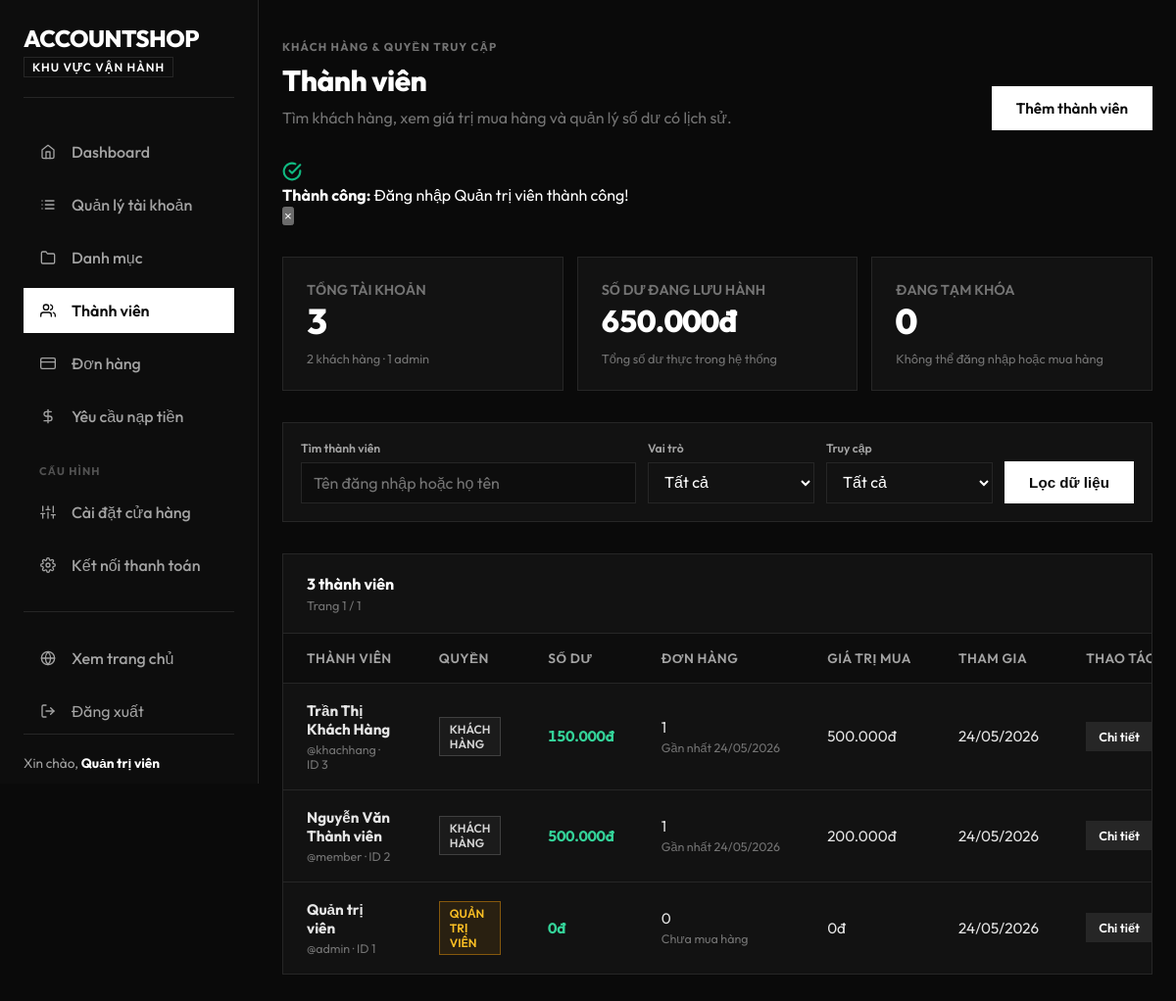
Page /admin/crud/users/list.php (signed in) on the committed database.
### tables this page shows
CREATE TABLE users (
  id INT AUTO_INCREMENT PRIMARY KEY,
  username VARCHAR(50) NOT NULL UNIQUE,
  password VARCHAR(255) NOT NULL,
  fullname VARCHAR(100) NOT NULL,
  role ENUM('admin', 'user') DEFAULT 'user',
  is_active TINYINT(1) NOT NULL DEFAULT 1,
  balance DECIMAL(15,0) NOT NULL DEFAULT 0,
  created_at DATETIME DEFAULT CURRENT_TIMESTAMP
);

### admin/crud/users/users.php (called while the page is built, shortened)
<?php
require_once __DIR__ . '/../../config/db.php';
function getUserStats(PDO $pdo): array
{
    return $pdo->query(
        "SELECT COUNT(*) AS total,
                SUM(role = 'user') AS customers,
                SUM(role = 'admin') AS admins,
                SUM(is_active = 0) AS suspended,
                COALESCE(SUM(balance), 0) AS total_balance
         FROM users"
    )->fetch();
}
function getFilteredUsers(PDO $pdo, string $search, string $role, string $state, int $limit, int $offset): array
{
    $where = [];
    $params = [];
    $whereSql = $where ? ' WHERE ' . implode(' AND ', $where) : '';
    $countStmt = $pdo->prepare('SELECT COUNT(*) FROM users u' . $whereSql);
    $countStmt->execute($params);
    $total = (int) $countStmt->fetchColumn();
    $stmt = $pdo->prepare(
        'SELECT u.*,
                COUNT(DISTINCT o.id) AS order_count,
                COALESCE(SUM(o.price), 0) AS total_spent,
                MAX(o.created_at) AS last_order_at
         FROM users u
         LEFT JOIN orders o ON o.user_id = u.id' .
        $whereSql .
        ' GROUP BY u.id ORDER BY u.id DESC LIMIT ' . $limit . ' OFFSET ' . $offset
    );
    $stmt->execute($params);
    return ['rows' => $stmt->fetchAll(), 'total' => $total];
}

### includes/settings.php (called while the page is built, shortened)
<?php
function load_app_settings(PDO $pdo): array
{
    $rows = $pdo->query('SELECT setting_key, setting_value FROM settings')->fetchAll();
    $settings = [];
    foreach ($rows as $row) {
        $settings[$row['setting_key']] = $row['setting_value'];
    }
    return $settings;
}
function app_setting(string $key, $default = null)
{
    global $settingsMap;
    return array_key_exists($key, $settingsMap ?? []) ? $settingsMap[$key] : $default;
}
function app_setting_int(string $key, int $default, int $minimum = 0, ?int $maximum = null): int
{
    $value = filter_var(app_setting($key, $default), FILTER_VALIDATE_INT);
    $value = $value === false ? $default : $value;
    $value = max($minimum, $value);
    return $maximum === null ? $value : min($maximum, $value);
}

### config/db.php (called while the page is built, shortened)
<?php
require_once __DIR__ . '/../includes/settings.php';
$host = getenv('DB_HOST') ?: 'localhost';
$port = getenv('DB_PORT') ?: '3306';
$dbname = getenv('DB_NAME') ?: 'account_shop';
$username = getenv('DB_USER') ?: 'root';
$password = getenv('DB_PASS') !== false ? getenv('DB_PASS') : '';
try {
    $pdo = new PDO("mysql:host=$host;port=$port;dbname=$dbname;charset=utf8mb4", $username, $password);
    $pdo->setAttribute(PDO::ATTR_ERRMODE, PDO::ERRMODE_EXCEPTION);
    $pdo->setAttribute(PDO::ATTR_DEFAULT_FETCH_MODE, PDO::FETCH_ASSOC);
    try {
        $settingsMap = load_app_settings($pdo);
    } catch (Exception $e) {
        $settingsMap = [];
    }
} catch (PDOException $e) {
    error_log('Database connection failed: ' . $e->getMessage());
    http_response_code(503);
    die('Hệ thống đang bảo trì kết nối dữ liệu. Vui lòng thử lại sau.');
}
?>

### admin/config/db.php (called while the page is built)
<?php
require_once __DIR__ . '/../../config/db.php';
?>

### admin/crud/users/list.php (the view, shortened to what this page needs)
<?php
require_once __DIR__ . '/users.php';
require_once __DIR__ . '/../../../includes/flash.php';
$search = trim($_GET['search'] ?? '');
$requestedRole = $_GET['role'] ?? 'all';
$requestedState = $_GET['state'] ?? 'all';
$role = in_array($requestedRole, ['all', 'admin', 'user'], true) ? $requestedRole : 'all';
$state = in_array($requestedState, ['all', 'active', 'suspended'], true) ? $requestedState : 'all';
$page = max(1, (int) ($_GET['page'] ?? 1));
$pageSize = app_setting_int('admin_page_size', 20, 10, 100);
$offset = ($page - 1) * $pageSize;
$result = getFilteredUsers($pdo, $search, $role, $state, $pageSize, $offset);
$totalRows = $result['total'];
$totalPages = max(1, (int) ceil($totalRows / $pageSize));
$users = $result['rows'];
$stats = getUserStats($pdo);
?>
<!DOCTYPE html>
<html lang="vi">
<head>
    <link rel="stylesheet" href="../../../assets/admin/css/admin.css">
</head>
<body>
<div class="admin-layout">
    <?php include __DIR__ . '/../../sidebar.php'; ?>
    <main class="main-content">
        <header class="topbar admin-page-heading">
            <div>
                <span class="eyebrow">Khách hàng & quyền truy cập</span>
                <h1>Thành viên</h1>
                <p>Tìm khách hàng, xem giá trị mua hàng và quản lý số dư có lịch sử.</p>
            </div>
            <a href="add.php" class="btn btn-primary">Thêm thành viên</a>
        </header>
        <div class="content-body">
            <?= render_flash() ?>
            <section class="stats-grid stats-grid-compact">
                <article class="stat-card"><span class="stat-label">Tổng tài khoản</span><strong class="stat-number"><?= number_format($stats['total']) ?></strong><span class="stat-meta"><?= number_format($stats['customers']) ?> khách hàng · <?= number_format($stats['admins']) ?> admin</span></article>
                <article class="stat-card"><span class="stat-label">Số dư đang lưu hành</span><strong class="stat-number stat-number-money"><?= number_format($stats['total_balance'], 0, ',', '.') ?>đ</strong><span class="stat-meta">Tổng số dư thực trong hệ thống</span></article>
                <article class="stat-card"><span class="stat-label">Đang tạm khóa</span><strong class="stat-number"><?= number_format($stats['suspended']) ?></strong><span class="stat-meta">Không thể đăng nhập hoặc mua hàng</span></article>
            </section>
            <form method="GET" class="toolbar-card">
                <div class="toolbar-search">
                    <label for="search">Tìm thành viên</label>
                    <input type="search" id="search" name="search" value="<?= htmlspecialchars($search) ?>" placeholder="Tên đăng nhập hoặc họ tên">
                </div>
                <div class="toolbar-field">
                    <label for="role">Vai trò</label>
                    <select id="role" name="role">
                        <option value="all">Tất cả</option>
                    </select>
                </div>
                <div class="toolbar-field">
                    <label for="state">Truy cập</label>
                    <select id="state" name="state">
                        <option value="all">Tất cả</option>
                    </select>
                </div>
                <button class="btn btn-primary" type="submit">Lọc dữ liệu</button>
            </form>
            <section class="table-card">
                <div class="table-card-header">
                    <div><h2><?= number_format($totalRows) ?> thành viên</h2><p>Trang <?= $page ?> / <?= $totalPages ?></p></div>
                </div>
                <div class="table-scroll">
                    <table class="data-table">
                        <thead><tr><th>Thành viên</th><th>Quyền</th><th>Số dư</th><th>Đơn hàng</th><th>Giá trị mua</th><th>Tham gia</th><th>Thao tác</th></tr></thead>
                        <tbody>
                        <?php foreach ($users as $user): ?>
                            <tr class="<?= !$user['is_active'] ? 'row-muted' : '' ?>">
                                <td>
                                    <strong><?= htmlspecialchars($user['fullname']) ?></strong>
                                    <span class="table-subtext">@<?= htmlspecialchars($user['username']) ?> · ID <?= $user['id'] ?></span>
                                </td>
                                <td>
                                    <span class="badge <?= $user['role'] === 'admin' ? 'badge-warning' : 'badge-neutral' ?>"><?= $user['role'] === 'admin' ? 'Quản trị viên' : 'Khách hàng' ?></span>
                                </td>
                                <td class="money-positive"><?= number_format($user['balance'], 0, ',', '.') ?>đ</td>
                                <td><?= number_format($user['order_count']) ?><span class="table-subtext"><?= $user['last_order_at'] ? 'Gần nhất ' . date('d/m/Y', strtotime($user['last_order_at'])) : 'Chưa mua hàng' ?></span></td>
                                <td><?= number_format($user['total_spent'], 0, ',', '.') ?>đ</td>
                                <td><?= date('d/m/Y', strtotime($user['created_at'])) ?></td>
                                <td class="actions">
                                    <a href="update.php?id=<?= $user['id'] ?>" class="btn btn-small btn-edit">Chi tiết</a>
                                </td>
                            </tr>
                        <?php endforeach; ?>
                        </tbody>
                    </table>
                </div>
            </section>
        </div>
    </main>
</div>
</body>
</html>

### rows in the picture
users: fullname "Trần Thị Khách Hàng", username "khachhang", id "3", role "KHÁCH HÀNG", balance "150.000", order_count "1", last_order_at "24/05/2026", total_spent "500.000", created_at "24/05/2026"
users: fullname "Nguyễn Văn Thành viên", username "member", id "2", role "KHÁCH HÀNG", balance "500.000", order_count "1", last_order_at "24/05/2026", total_spent "200.000", created_at "24/05/2026"
users: fullname "Quản trị viên", username "admin", id "1", role "QUẢN TRỊ VIÊN", balance "0", order_count "0", shows "Chưa mua hàng", total_spent "0", created_at "24/05/2026"

### other values in the picture
SITE_SHORT_NAME "ACCOUNTSHOP"
$_SESSION['admin_fullname'] "Quản trị viên"
$success "Đăng nhập Quản trị viên thành công!"
$stats['total'] "3"
$stats['customers'] "2"
$stats['admins'] "1"
$stats['total_balance'] "650.000"
$stats['suspended'] "0"
$totalRows "3"
$page "1"
$totalPages "1"
